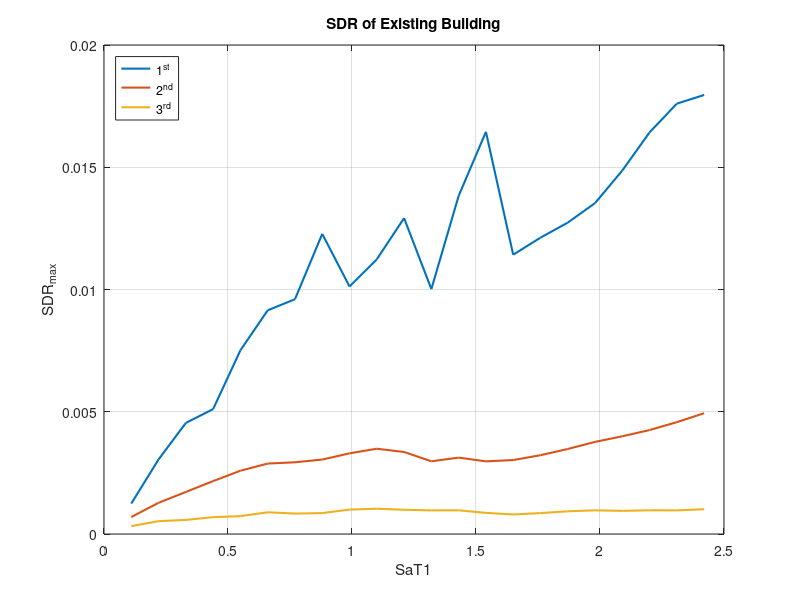
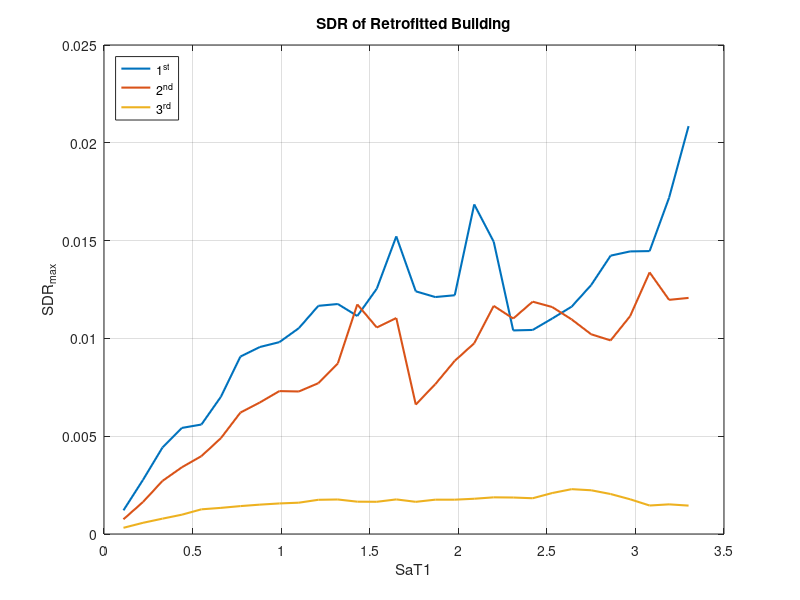
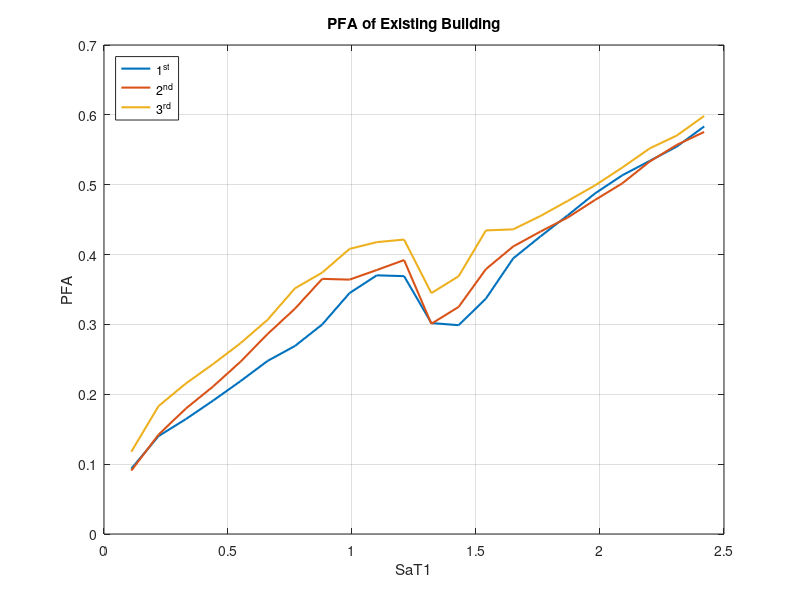
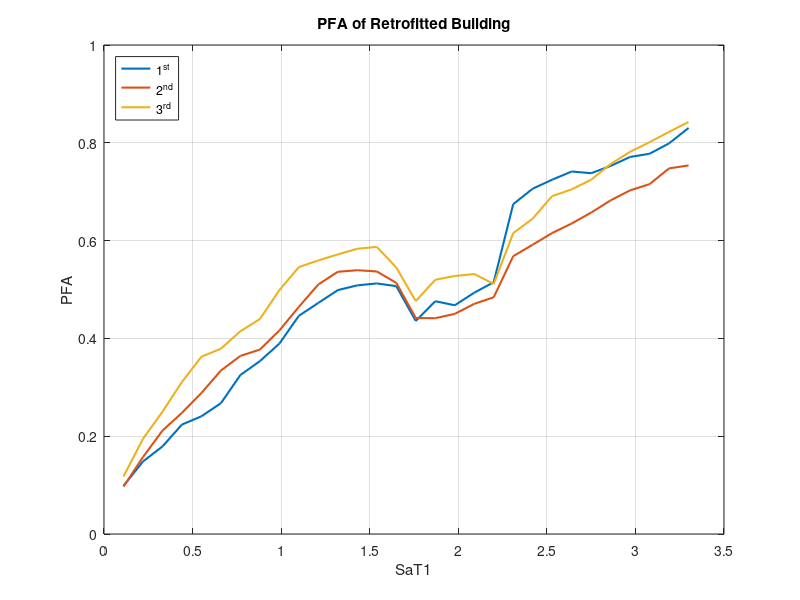

MATLAB code to generate these figures, in order: (Note: this script raises an error after producing the figures.)
% CEE244_Final_Project_Part b to part o ;Weiyang_Bai

clear all; close all; clc
load ExistingBuildingPSDAData
load RetrofittedBuildingPSDAData

% EB = ExistingBuilding; RB = RetrofittedBuilding
% Story Drift Ratio
EB_SDRs=ExistingBuildingPSDAData.SDRs;
RB_SDRs=RetrofittedBuildingPSDAData.SDRs;

% Peak floor acceleration
EB_PFAs=ExistingBuildingPSDAData.PFAs;
RB_PFAs=RetrofittedBuildingPSDAData.PFAs;

% incremental dynamic analyses (IDAs) (Ground Motion)
EB_IDASas=ExistingBuildingPSDAData.IDASas;
RB_IDASas=RetrofittedBuildingPSDAData.IDASas;

% Collapse intensity associated
EB_CSas=ExistingBuildingPSDAData.CollapseSas;
RB_CSas=RetrofittedBuildingPSDAData.CollapseSas;

% Number of Sas (intensity levels)
EB_NSas=ExistingBuildingPSDAData.NumberOfSasRun;
RB_NSas=RetrofittedBuildingPSDAData.NumberOfSasRun;

% intensity levels to be used for non-collapse losses
EB_NCL=ExistingBuildingPSDAData.imsForNonCollapseLosses;
RB_NCL=RetrofittedBuildingPSDAData.imsForNonCollapseLosses;

%% extract data 
NS=3; % number of stories
%% Existing Building
% SDR data (story drift ratio)
EB_SDR_STORE={{}}; % the first layer of 3 cell is story 1, 2 & 3; Second layer is ground motion starting from 0.11g 
for i=1:NS
    for j=1:length(EB_NCL) 
            temp=[];
        for k=1:length(EB_SDRs)
            if j<=EB_NSas(k)
                temp=[temp,EB_SDRs{k}(j,i)];
            end
        end
        EB_SDR_STORE{i}{j}=temp;
    end
end
% Mean value of each ground motion
for i=1:NS
    for j=1:length(EB_NCL)
    mean_EB_SDR{i}(j)=mean(EB_SDR_STORE{i}{j});
    end
end
% Stander diviation of each ground motion
for i=1:NS
    for j=1:length(EB_NCL)
    std_EB_SDR{i}(j)=std(EB_SDR_STORE{i}{j});
    end
end

% PFA data (peak floor acceleration)
EB_PFA_STORE={{}}; % the first layer of 3 cell is story 1, 2 & 3; Second layer is ground motion starting from 0.11g 
for i=1:NS
    for j=1:length(EB_NCL) 
            temp=[];
        for k=1:length(EB_PFAs)
            if j<=EB_NSas(k)
                temp=[temp,EB_PFAs{k}(j,i)];
            end               
        end
        EB_PFA_STORE{i}{j}=temp;
    end
end
% Mean value of each ground motion
for i=1:NS
    for j=1:length(EB_NCL)
    mean_EB_PFA{i}(j)=mean(EB_PFA_STORE{i}{j});
    end
end
% Stander diviation of each ground motion
for i=1:NS
    for j=1:length(EB_NCL)
    std_EB_PFA{i}(j)=std(EB_PFA_STORE{i}{j});
    end
end


%% Retrofitted Building
RB_SDR_STORE={{}}; % same as EB_SDR_STORE={{}}
for i=1:NS
    for j=1:length(RB_NCL) 
            temp=[];
        for k=1:length(RB_SDRs)
            if j<=RB_NSas(k)
                temp=[temp,RB_SDRs{k}(j,i)];
            end               
        end
        RB_SDR_STORE{i}{j}=temp;
    end
end
% Mean value of each ground motion
for i=1:NS
    for j=1:length(RB_NCL)
    mean_RB_SDR{i}(j)=mean(RB_SDR_STORE{i}{j});
    end
end
% Stander diviation of each ground motion
for i=1:NS
    for j=1:length(RB_NCL)
    std_RB_SDR{i}(j)=std(RB_SDR_STORE{i}{j});
    end
end
% PFA data (peak floor acceleration)
RB_PFA_STORE={{}}; % the first layer of 3 cell is story 1, 2 & 3; Second layer is ground motion starting from 0.11g 
for i=1:NS
    for j=1:length(RB_NCL) 
            temp=[];
        for k=1:length(RB_PFAs)
            if j<=RB_NSas(k)
                temp=[temp,RB_PFAs{k}(j,i)];
            end               
        end
        RB_PFA_STORE{i}{j}=temp;
    end
end
% Mean value of each ground motion
for i=1:NS
    for j=1:length(RB_NCL)
    mean_RB_PFA{i}(j)=mean(RB_PFA_STORE{i}{j});
    end
end
% Stander diviation of each ground motion
for i=1:NS
    for j=1:length(RB_NCL)
    std_RB_PFA{i}(j)=std(RB_PFA_STORE{i}{j});
    end
end

%% part b)%%%%%%%%%%%%%%%%%%%%%%%%%%%%% Plot the expected maximum story drift (SDR) vs. ground motion intensity %%%%%%%%%%%%%%%%%%%%%%%%%%%%%%%%%%%%%%%%%%%%%%%%%%%%%%%%%%%%%%%%%%%%%%%%%
% Existing Building
figure
for i=1:NS
    plot(EB_NCL,mean_EB_SDR{i},'linewidth',1.5)            
    hold on;
end
box on; grid on;
legend('1^{st}','2^{nd}','3^{rd}','location','northwest') 
xlabel('SaT1')
ylabel('SDR_{max}')
title('SDR of Existing Building')
cd figure
saveas (gcf,'P_b1.jpg')
cd ..

% Retrofitted Building
figure
for i=1:NS
    plot(RB_NCL,mean_RB_SDR{i},'linewidth',1.5)            
    hold on;
end
box on; grid on;
legend('1^{st}','2^{nd}','3^{rd}','location','northwest') 
xlabel('SaT1')
ylabel('SDR_{max}')
title('SDR of Retrofitted Building')
cd figure
saveas (gcf,'P_b2.jpg')
cd ..

%% part c)%%%%%%%%%%%%%%%%%%%%%%%%%%%%% plot expected peak floor acceleration (PFA) vs. ground motion intensity %%%%%%%%%%%%%%%%%%%%%%%%%%%%%%%%%%%%%%%%%%%%%%%%%%%%%%%%%%%%%%%%%%%%%%%%%
% Existing Building
figure
% subplot (2,1,1)
for i=1:NS
    plot(EB_NCL,mean_EB_PFA{i},'linewidth',1.5)            
    hold on;
end
box on; grid on;
legend('1^{st}','2^{nd}','3^{rd}','location','northwest') 
xlabel('SaT1')
ylabel('PFA')
title('PFA of Existing Building')
cd figure
saveas (gcf,'P_c1.jpg')
cd ..


% Retrofitted Building
% subplot (2,1,2)
figure
for i=1:NS
    plot(RB_NCL,mean_RB_PFA{i},'linewidth',1.5)            
    hold on;
end
box on; grid on;
legend('1^{st}','2^{nd}','3^{rd}','location','northwest') 
xlabel('SaT1')
ylabel('PFA')
title('PFA of Retrofitted Building')
cd figure
saveas (gcf,'P_c2.jpg')
cd ..

%% part d)%%%%%%%%%%%%%%%%%%%%%%%%%%%%% probability of exceedance P(SDR_max > sdr_max) vs. maximum story drift %%%%%%%%%%%%%%%%%%%%%%%%%%%%%%%%%%%%%%%%%%%%%%%%%%%%%%%%%%%%%%%%%%%%%%%%%
% Existing Building
sdr=linspace(0,0.2,1000);
for i=1:NS
    for j=1:length(EB_NCL)
        sigma_ln_EB_SDR{i}(j)=sqrt(log((std_EB_SDR{i}(j)/mean_EB_SDR{i}(j))^2+1));
        u_ln_EB_SDR{i}(j)=log(mean_EB_SDR{i}(j))-1/2*sigma_ln_EB_SDR{i}(j)^2;
        P_EB_SDR{i}{j}=1-logncdf(sdr,u_ln_EB_SDR{i}(j),sigma_ln_EB_SDR{i}(j));
    end
end
figure
for i=1:NS   
    subplot(3,1,i)
    plot(sdr,P_EB_SDR{i}{1},sdr,P_EB_SDR{i}{5},sdr,P_EB_SDR{i}{9})
    box on; grid on;
    xlabel('sdr_{max}')
    ylabel('Probability of exceedance')
    title(['Probability of Exceedance SDR-EB ',num2str(i),'^{st} Floor'])
    legend('Sa_{T1} = 0.11g','Sa_{T1} = 0.55g','Sa_{T1} = 0.99g')
    xlim([0 0.02])
end        
cd figure
saveas(gcf,sprintf('P_d1.jpg',i))
cd ..
% Retrofitted Building
for i=1:NS
    for j=1:length(RB_NCL)
        sigma_ln_RB_SDR{i}(j)=sqrt(log((std_RB_SDR{i}(j)/mean_RB_SDR{i}(j))^2+1));
        u_ln_RB_SDR{i}(j)=log(mean_RB_SDR{i}(j))-1/2*sigma_ln_RB_SDR{i}(j)^2;
        P_RB_SDR{i}{j}=1-logncdf(sdr,u_ln_RB_SDR{i}(j),sigma_ln_RB_SDR{i}(j));
    end
end
figure
for i=1:NS
    subplot(3,1,i)
    plot(sdr,P_RB_SDR{i}{1},sdr,P_RB_SDR{i}{5},sdr,P_RB_SDR{i}{9})
    box on; grid on;
    xlabel('sdr_{max}')
    ylabel('Probability of exceedance')
    title(['Probability of Exceedance SDR-RB ',num2str(i),'^{st} Floor'])
    legend('Sa_{T1} = 0.11g','Sa_{T1} = 0.55g','Sa_{T1} = 0.99g')
    xlim([0 0.02])
end        
cd figure
saveas(gcf,sprintf('P_d2.jpg',i))
cd ..
%% part e)%%%%%%%%%%%%%%%%%%%%%%%%%%%%% probability of exceedance P(PFA > pfa) vs. peak floor acceleration %%%%%%%%%%%%%%%%%%%%%%%%%%%%%%%%%%%%%%%%%%%%%%%%%%%%%%%%%%%%%%%%%%%%%%%%%
% Existing Building
pfa=linspace(0,10,1000);
for i=1:NS
    for j=1:length(EB_NCL)
        sigma_ln_EB_PFA{i}(j)=sqrt(log((std_EB_PFA{i}(j)/mean_EB_PFA{i}(j))^2+1));
        u_ln_EB_PFA{i}(j)=log(mean_EB_PFA{i}(j))-1/2*sigma_ln_EB_PFA{i}(j)^2;
        P_EB_PFA{i}{j}=1-logncdf(pfa,u_ln_EB_PFA{i}(j),sigma_ln_EB_PFA{i}(j));
    end
end
figure
for i=1:NS
    subplot(3,1,i)
    plot(pfa,P_EB_PFA{i}{1},pfa,P_EB_PFA{i}{5},pfa,P_EB_PFA{i}{9})
    box on; grid on;
    xlabel('pfa')
    ylabel('Probability of exceedance')
    title(['Probability of Exceedance PFA-EB ',num2str(i),'^{st} Floor'])
    legend('Sa_{T1} = 0.11g','Sa_{T1} = 0.55g','Sa_{T1} = 0.99g')
    xlim ([0 1])
end      
cd figure
saveas(gcf,sprintf('P_e1.jpg',i))
cd ..

% Retrofitted Building
for i=1:NS
    for j=1:length(RB_NCL)
        sigma_ln_RB_PFA{i}(j)=sqrt(log((std_RB_PFA{i}(j)/mean_RB_PFA{i}(j))^2+1));
        u_ln_RB_PFA{i}(j)=log(mean_RB_PFA{i}(j))-1/2*sigma_ln_RB_PFA{i}(j)^2;
        P_RB_PFA{i}{j}=1-logncdf(pfa,u_ln_RB_PFA{i}(j),sigma_ln_RB_PFA{i}(j));
    end
end
figure
for i=1:NS
    subplot(3,1,i)
    plot(pfa,P_RB_PFA{i}{1},pfa,P_RB_PFA{i}{5},pfa,P_RB_PFA{i}{9})
    box on; grid on;
    xlabel('pfa')
    ylabel('Probability of exceedance')
    title(['Probability of Exceedance PFA-RB ',num2str(i),'^{st} Floor'])
    legend('Sa_{T1} = 0.11g','Sa_{T1} = 0.55g','Sa_{T1} = 0.99g')
    xlim ([0 1])
end 
cd figure
saveas(gcf,sprintf('P_e2.jpg',i))
cd ..
%% part f)%%%%%%%%%%%%%%%%%%%%%%%%%%%%% collapse fragility function %%%%%%%%%%%%%%%%%%%%%%%%%%%%%%%%%%%%%%%%%%%%%%%%%%%%%%%%%%%%%%%%%%%%%%%%%
load PSHA.mat
% Existing Building
% Empirical & lognormal function
sort_EB_CSas=sort(EB_CSas); % sort the SaT1 (ground motion)
for i=1:length(EB_CSas)
    Rank_EB(i)=i/length(EB_CSas);
end
mean_EB_CSas=mean(EB_CSas);
std_EB_CSas=std(EB_CSas);
sigma_ln_EB_CSas=sqrt(log((std_EB_CSas/mean_EB_CSas)^2+1));
u_ln_EB_CSas=log(mean_EB_CSas)-1/2*sigma_ln_EB_CSas^2;
P_EB_Collapse=logncdf(SaT1,u_ln_EB_CSas,sigma_ln_EB_CSas);
% a. Probability of collapse at the MCE
% building A & B 
P_EB_MCE_A=interp1(SaT1,P_EB_Collapse,MCE_A);
P_EB_MCE_B=interp1(SaT1,P_EB_Collapse,MCE_B);
figure
plot (sort_EB_CSas,Rank_EB,'ro',SaT1,P_EB_Collapse,'linewidth',1.5),hold on;
box on;grid on;
plot(MCE_A,P_EB_MCE_A,'g^','linewidth',1.5);
text(MCE_A+0.2,P_EB_MCE_A,['P(C|IM = Sa_{T1}(',num2str(MCE_A),')',' = ',num2str(P_EB_MCE_A)])
xlabel('Sa_{T1}(g)')
ylabel('Probability of Collapse')
legend('Empirical','Lognormal','Sa_{T1}(MCE)','location','northwest')
title('MCE-A of EB Building')
cd figure
saveas(gcf,'P_f1.jpg')
cd ..

figure
plot (sort_EB_CSas,Rank_EB,'ro',SaT1,P_EB_Collapse,'linewidth',1.5),hold on;
box on;grid on;
plot(MCE_B,P_EB_MCE_B,'g^','linewidth',1.5);
text(MCE_B+0.2,P_EB_MCE_B,['P(C|IM = Sa_{T1}(',num2str(MCE_B),')',' = ',num2str(P_EB_MCE_B)])
xlabel('Sa_{T1}(g)')
ylabel('Probability of Collapse')
legend('Empirical','Lognormal','Sa_{T1}(MCE)','location','northwest')
title('MCE-B of EB Building')
cd figure
saveas(gcf,'P_f2.jpg')
cd ..

% b. The median collapse intensity
P_EB_median=0.5;
SaT1_EB_median=interp1(P_EB_Collapse,SaT1,P_EB_median);
figure
plot (sort_EB_CSas,Rank_EB,'ro',SaT1,P_EB_Collapse,'linewidth',1.5),hold on;
box on;grid on;
plot(SaT1_EB_median,P_EB_median,'ks','linewidth',1.5);
text(SaT1_EB_median+0.2,P_EB_median,['Sa_{T1}(median) = ',num2str(SaT1_EB_median)])
xlabel('Sa_{T1}(g)')
ylabel('Probability of Collapse')
legend('Empirical','Lognormal','Sa_{T1}(median)','location','northwest')
title('Median Collapse Intensity of EB Building')
cd figure
saveas(gcf,'P_f3.jpg')
cd ..
% c. CMR the collaps margin ratio
CMR_EB_A=SaT1_EB_median/MCE_A;
CMR_EB_B=SaT1_EB_median/MCE_B;
% d. The mean annual frequency of collapse
for i =1:length(P_PSHA_A)
    if i==1
        d_lambda_A(i)=P_PSHA_A(i)/dIM;
        d_lambda_B(i)=P_PSHA_B(i)/dIM;
    else if i==length(P_PSHA_A)
        d_lambda_A(i)=(P_PSHA_A(i)-P_PSHA_A(i-1))/dIM;
        d_lambda_B(i)=(P_PSHA_B(i)-P_PSHA_B(i-1))/dIM;
        else
        d_lambda_A(i)=(P_PSHA_A(i+1)-P_PSHA_A(i-1))/(dIM*2);
        d_lambda_B(i)=(P_PSHA_B(i+1)-P_PSHA_B(i-1))/(dIM*2);
        end
    end
end
for i=1:length(P_EB_Collapse)    
    lambdaC_EB_A(i)=P_EB_Collapse(i)*abs(d_lambda_A(i));   
    lambdaC_EB_B(i)=P_EB_Collapse(i)*abs(d_lambda_B(i));   
end
MAF_EB_A=sum(lambdaC_EB_A)*dIM; % Annual frequency of collapse for EB A
MAF_EB_B=sum(lambdaC_EB_B)*dIM; % Annual frequency of collapse for EB A
disp (['part f_d']);
disp (['Annual frequency of collapse for EB A is ',num2str(MAF_EB_A)]);
disp (['Annual frequency of collapse for EB B is ',num2str(MAF_EB_B)]);
figure
plot (SaT1,lambdaC_EB_A,'linewidth',1.5);box on;grid on;
xlabel('Sa_{T1}(g)')
ylabel('P(C|IM=x)x d\lambda/dIM')
title('EB-A Disaggregation of Collapse Risk')
cd figure
saveas(gcf,'P_f4.jpg')
cd ..

figure
plot (SaT1,lambdaC_EB_B,'linewidth',1.5);box on;grid on;
xlabel('Sa_{T1}(g)')
ylabel('P(C|IM=x)x d\lambda/dIM')
title('EB-B Disaggregation of Collapse Risk')
cd figure
saveas(gcf,'P_f5.jpg')
cd ..
% Retrofitted Building
sort_RB_CSas=sort(RB_CSas); % sort the SaT1 (ground motion)
for i=1:length(RB_CSas)
    Rank_RB(i)=i/length(RB_CSas);
end
mean_RB_CSas=mean(RB_CSas);
std_RB_CSas=std(RB_CSas);
sigma_ln_RB_CSas=sqrt(log((std_RB_CSas/mean_RB_CSas)^2+1));
u_ln_RB_CSas=log(mean_RB_CSas)-1/2*sigma_ln_RB_CSas^2;
P_RB_Collapse=logncdf(SaT1,u_ln_RB_CSas,sigma_ln_RB_CSas);
% a. Probability of collapse at the MCE
% building A & B 
P_RB_MCE_A=interp1(SaT1,P_RB_Collapse,MCE_A);
P_RB_MCE_B=interp1(SaT1,P_RB_Collapse,MCE_B);
figure
plot (sort_RB_CSas,Rank_RB,'ro',SaT1,P_RB_Collapse,'linewidth',1.5),hold on;
box on;grid on;
plot(MCE_A,P_RB_MCE_A,'g^','linewidth',1.5);
text(MCE_A+0.2,P_RB_MCE_A,['P(C|IM = Sa_{T1}(',num2str(MCE_A),')',' = ',num2str(P_RB_MCE_A)])
xlabel('Sa_{T1}(g)')
ylabel('Probability of Collapse')
legend('Empirical','Lognormal','Sa_{T1}(MCE)','location','northwest')
title('MCE-A of RB Building')
cd figure
saveas(gcf,'P_f6.jpg')
cd ..
figure
plot (sort_RB_CSas,Rank_RB,'ro',SaT1,P_RB_Collapse,'linewidth',1.5),hold on;
box on;grid on;
plot(MCE_B,P_RB_MCE_B,'g^','linewidth',1.5);
text(MCE_B+0.2,P_RB_MCE_B,['P(C|IM = Sa_{T1}(',num2str(MCE_B),')',' = ',num2str(P_RB_MCE_B)])
xlabel('Sa_{T1}(g)')
ylabel('Probability of Collapse')
legend('Empirical','Lognormal','Sa_{T1}(MCE)','location','northwest')
title('MCE-B of RB Building')
cd figure
saveas(gcf,'P_f7.jpg')
cd ..
% b. The median collapse intensity
P_RB_median=0.5;
SaT1_RB_median=interp1(P_RB_Collapse,SaT1,P_RB_median);
figure
plot (sort_RB_CSas,Rank_RB,'ro',SaT1,P_RB_Collapse,'linewidth',1.5),hold on;
box on;grid on;
plot(SaT1_RB_median,P_RB_median,'ks','linewidth',1.5);
text(SaT1_RB_median+0.2,P_RB_median,['Sa_{T1}(median) = ',num2str(SaT1_RB_median)])
xlabel('Sa_{T1}(g)')
ylabel('Probability of Collapse')
legend('Empirical','Lognormal','Sa_{T1}(median)','location','northwest')
title('Median Collapse Intensity of RB Building')
cd figure
saveas(gcf,'P_f8.jpg')
cd ..
% c. CMR the collaps margin ratio
CMR_RB_A=SaT1_RB_median/MCE_A;
CMR_RB_B=SaT1_RB_median/MCE_B;
% d. The mean annual frequency of collapse
for i =1:length(P_PSHA_A)
    if i==1
        d_lambda_A(i)=P_PSHA_A(i)/dIM;
        d_lambda_B(i)=P_PSHA_B(i)/dIM;
    else if i==length(P_PSHA_A)
        d_lambda_A(i)=(P_PSHA_A(i)-P_PSHA_A(i-1))/dIM;
        d_lambda_B(i)=(P_PSHA_B(i)-P_PSHA_B(i-1))/dIM;
        else
        d_lambda_A(i)=(P_PSHA_A(i+1)-P_PSHA_A(i-1))/(dIM*2);
        d_lambda_B(i)=(P_PSHA_B(i+1)-P_PSHA_B(i-1))/(dIM*2);
        end
    end
    
end
for i=1:length(P_EB_Collapse)    
    lambdaC_RB_A(i)=P_RB_Collapse(i)*abs(d_lambda_A(i));   
    lambdaC_RB_B(i)=P_RB_Collapse(i)*abs(d_lambda_B(i));   
end
MAF_RB_A=sum(lambdaC_RB_A)*dIM; % Annual frequency of collapse for EB A
MAF_RB_B=sum(lambdaC_RB_B)*dIM; % Annual frequency of collapse for EB A
disp (['Annual frequency of collapse for RB A is ',num2str(MAF_RB_A)]);
disp (['Annual frequency of collapse for RB B is ',num2str(MAF_RB_B)]);
figure
plot (SaT1,lambdaC_RB_A,'linewidth',1.5);box on;grid on;
xlabel('Sa_{T1}(g)')
ylabel('P(C|IM=x)x d\lambda/dIM')
title('RB-A Disaggregation of Collapse Risk')
cd figure
saveas(gcf,'P_f9.jpg')
cd ..
figure
plot (SaT1,lambdaC_RB_B,'linewidth',1.5);box on;grid on;
xlabel('Sa_{T1}(g)')
ylabel('P(C|IM=x)x d\lambda/dIM')
title('RB-B Disaggregation of Collapse Risk')
cd figure
saveas(gcf,'P_f10.jpg')
cd ..

%% part g)%%%%%%%%%%%%%%%%%%%%%%%%%%%%% Damage fragility functions for structural and non-structural and equapment %%%%%%%%%%%%%%%%%%%%%%%%%%%%%%%%%%%%%%%%%%%%%%%%%%%%%%%%%%%%%%%%%%%%%%%%%
% structural components
sdr=linspace(0,0.2,1000);
SC_DS1=log(0.005);
SC_DS2=log(0.015);
SC_DS3=log(0.02);
SC_DS4=log(0.05);
SC_std_DS=0.3;
P_SC_DS1=logncdf(sdr,SC_DS1,SC_std_DS);
P_SC_DS2=logncdf(sdr,SC_DS2,SC_std_DS);
P_SC_DS3=logncdf(sdr,SC_DS3,SC_std_DS);
P_SC_DS4=logncdf(sdr,SC_DS4,SC_std_DS);
figure
plot(sdr,P_SC_DS1,sdr,P_SC_DS2,sdr,P_SC_DS3,sdr,P_SC_DS4,'linewidth',1.5);box on; grid on;
xlabel('SDR')
ylabel('P(DS|SDR)')
legend('DS1','DS2','DS3','DS4','location','southeast')
title ('Damage Fragility Function of Structural Components')
cd figure
saveas(gcf,'P_g1.jpg')
cd ..
% non-structural components
NSC_DS1=log(0.001);
NSC_DS2=log(0.005);
NSC_DS3=log(0.015);
NSC_DS4=log(0.025);
NSC_std_DS=0.4;
P_NSC_DS1=logncdf(sdr,NSC_DS1,NSC_std_DS);
P_NSC_DS2=logncdf(sdr,NSC_DS2,NSC_std_DS);
P_NSC_DS3=logncdf(sdr,NSC_DS3,NSC_std_DS);
P_NSC_DS4=logncdf(sdr,NSC_DS4,NSC_std_DS);
figure
plot(sdr,P_NSC_DS1,sdr,P_NSC_DS2,sdr,P_NSC_DS3,sdr,P_NSC_DS4,'linewidth',1.5);box on; grid on;
xlabel('SDR')
ylabel('P(DS|SDR)')
legend('DS1','DS2','DS3','DS4','location','southeast')
title ('Damage Fragility Function of Non-Structural Components')
cd figure
saveas(gcf,'P_g2.jpg')
cd ..
% equipment components
pfa=linspace(0,10,1000);
EC_DS1=log(0.1);
EC_DS2=log(0.5);
EC_DS3=log(1.2);
EC_DS4=log(2.0);
EC_std_DS=0.6;
P_EC_DS1=logncdf(pfa,EC_DS1,EC_std_DS);
P_EC_DS2=logncdf(pfa,EC_DS2,EC_std_DS);
P_EC_DS3=logncdf(pfa,EC_DS3,EC_std_DS);
P_EC_DS4=logncdf(pfa,EC_DS4,EC_std_DS);
figure
plot(pfa,P_EC_DS1,pfa,P_EC_DS2,pfa,P_EC_DS3,pfa,P_EC_DS4,'linewidth',1.5);box on; grid on;
xlabel('PFA')
ylabel('P(DS|PFA)')
legend('DS1','DS2','DS3','DS4','location','southeast')
title ('Damage Fragility Function of Equipment Components')
cd figure
saveas(gcf,'P_g3.jpg')
cd ..

%% part h)%%%%%%%%%%%%%%%%%%%%%%%%%%%%%  the expected non-collapse direct(downtime not included) losses %%%%%%%%%%%%%%%%%%%%%%%%%%%%%%%%%%%%%%%%%%%%%%%%%%%%%%%%%%%%%%%%%%%%%%%%%
LT_A=1500000;
LT_B=6000000;
% loss due to structural
E_LST_A=[0.08 0.25 0.7 1]*LT_A/3*0.25; % [DS1 DS2 DS3 DS4]; building A at each floor
E_LST_B=[0.08 0.25 0.7 1]*LT_B/3*0.25; % [DS1 DS2 DS3 DS4]; building B at each floor
for i=1:length(P_SC_DS1)
    PSC_DS0(i)=1-P_SC_DS1(i);
    PSC_DS1(i)=P_SC_DS1(i)-P_SC_DS2(i);
    PSC_DS2(i)=P_SC_DS2(i)-P_SC_DS3(i);
    PSC_DS3(i)=P_SC_DS3(i)-P_SC_DS4(i);
    PSC_DS4(i)=P_SC_DS4(i);
end
PSC_DS=[PSC_DS0;PSC_DS1;PSC_DS2;PSC_DS3;PSC_DS4];

L_SC_DS_A=PSC_DS1*E_LST_A(1)+PSC_DS2*E_LST_A(2)+PSC_DS3*E_LST_A(3)+PSC_DS4*E_LST_A(4); % Expected Loss for interior Partion; building A
L_SC_DS_B=PSC_DS1*E_LST_B(1)+PSC_DS2*E_LST_B(2)+PSC_DS3*E_LST_B(3)+PSC_DS4*E_LST_B(4); % Expected Loss for interior Partion; building B
% Existing Building
E_SaT1_SC_EB_A={}; % E[Li|SaT1]; Expected Loss conditioned on each ground motion intensity; building A
E_SaT1_SC_EB_B={}; % E[Li|SaT1]; Expected Loss conditioned on each ground motion intensity; building B
for i=1:NS
    for j=1:length(EB_NCL)
        for k=1:length(P_EB_SDR{i}{j})                                
            if k==1
                E_SaT1_SC_EB_A_temp{i}{j}(k)=abs(L_SC_DS_A(k)*(P_EB_SDR{i}{j}(k+1)-P_EB_SDR{i}{j}(k))/(0.0002));
                E_SaT1_SC_EB_B_temp{i}{j}(k)=abs(L_SC_DS_B(k)*(P_EB_SDR{i}{j}(k+1)-P_EB_SDR{i}{j}(k))/(0.0002));
            elseif k == length(P_RB_SDR{i}{j})
               E_SaT1_SC_EB_A_temp{i}{j}(k)=abs(L_SC_DS_A(k)*(P_EB_SDR{i}{j}(k)-P_EB_SDR{i}{j}(k-1))/(0.0002));
               E_SaT1_SC_EB_B_temp{i}{j}(k)=abs(L_SC_DS_B(k)*(P_EB_SDR{i}{j}(k)-P_EB_SDR{i}{j}(k-1))/(0.0002));
            else
               E_SaT1_SC_EB_A_temp{i}{j}(k)=abs(L_SC_DS_A(k)*(P_EB_SDR{i}{j}(k+1)-P_EB_SDR{i}{j}(k-1))/(2*0.0002));
               E_SaT1_SC_EB_B_temp{i}{j}(k)=abs(L_SC_DS_B(k)*(P_EB_SDR{i}{j}(k+1)-P_EB_SDR{i}{j}(k-1))/(2*0.0002));
            end
        end
        E_SaT1_SC_EB_A{i}(j)=sum(E_SaT1_SC_EB_A_temp{i}{j})*(0.0002);
        E_SaT1_SC_EB_B{i}(j)=sum(E_SaT1_SC_EB_B_temp{i}{j})*(0.0002);
    end
end
P_EB_NC=1-interp1(SaT1,P_EB_Collapse,EB_NCL'); % probability of non-collapse on each SaT1 level (0.11g 0.22g...)
NC_Loss_SC_EB_A=(E_SaT1_SC_EB_A{1}+E_SaT1_SC_EB_A{2}+E_SaT1_SC_EB_A{3}).*P_EB_NC; % E[Lst|SaT1,NC]*P(NC|SaT1)
NC_Loss_SC_EB_B=(E_SaT1_SC_EB_B{1}+E_SaT1_SC_EB_B{2}+E_SaT1_SC_EB_B{3}).*P_EB_NC;

% Retrofitted Building
E_SaT1_SC_RB_A={}; % E[Li|SaT1]; Expected Loss conditioned on each ground motion intensity; building A
E_SaT1_SC_RB_B={}; % E[Li|SaT1]; Expected Loss conditioned on each ground motion intensity; building B
for i=1:NS
    for j=1:length(RB_NCL)
       for k=1:length(P_RB_SDR{i}{j})
           if k==1
                E_SaT1_SC_RB_A_temp{i}{j}(k)=abs(L_SC_DS_A(k)*(P_RB_SDR{i}{j}(k+1)-P_RB_SDR{i}{j}(k))/(0.0002));
                E_SaT1_SC_RB_B_temp{i}{j}(k)=abs(L_SC_DS_B(k)*(P_RB_SDR{i}{j}(k+1)-P_RB_SDR{i}{j}(k))/(0.0002));
            elseif k == length(P_RB_SDR{i}{j})
               E_SaT1_SC_RB_A_temp{i}{j}(k)=abs(L_SC_DS_A(k)*(P_RB_SDR{i}{j}(k)-P_RB_SDR{i}{j}(k-1))/(0.0002));
               E_SaT1_SC_RB_B_temp{i}{j}(k)=abs(L_SC_DS_B(k)*(P_RB_SDR{i}{j}(k)-P_RB_SDR{i}{j}(k-1))/(0.0002));
            else
               E_SaT1_SC_RB_A_temp{i}{j}(k)=abs(L_SC_DS_A(k)*(P_RB_SDR{i}{j}(k+1)-P_RB_SDR{i}{j}(k-1))/(2*0.0002));
               E_SaT1_SC_RB_B_temp{i}{j}(k)=abs(L_SC_DS_B(k)*(P_RB_SDR{i}{j}(k+1)-P_RB_SDR{i}{j}(k-1))/(2*0.0002));
           end
        end
        E_SaT1_SC_RB_A{i}(j)=sum(E_SaT1_SC_RB_A_temp{i}{j})*(0.0002);
        E_SaT1_SC_RB_B{i}(j)=sum(E_SaT1_SC_RB_B_temp{i}{j})*(0.0002);
    end
end
P_RB_NC=1-interp1(SaT1,P_RB_Collapse,RB_NCL'); % probability of non-collapse on each SaT1 level (0.11g 0.22g...)
NC_Loss_SC_RB_A=(E_SaT1_SC_RB_A{1}+E_SaT1_SC_RB_A{2}+E_SaT1_SC_RB_A{3}).*P_RB_NC; % E[Lst|SaT1,NC]*P(NC|SaT1)
NC_Loss_SC_RB_B=(E_SaT1_SC_RB_B{1}+E_SaT1_SC_RB_B{2}+E_SaT1_SC_RB_B{3}).*P_RB_NC;

% loss due to non structural
E_LST_A=[0.12 0.2 0.6 1]*LT_A/3*0.5; % [DS1 DS2 DS3 DS4]; building A at each floor
E_LST_B=[0.12 0.2 0.6 1]*LT_B/3*0.5; % [DS1 DS2 DS3 DS4]; building B at each floor
for i=1:length(P_NSC_DS1)
    PNSC_DS0(i)=1-P_NSC_DS1(i);
    PNSC_DS1(i)=P_NSC_DS1(i)-P_NSC_DS2(i);
    PNSC_DS2(i)=P_NSC_DS2(i)-P_NSC_DS3(i);
    PNSC_DS3(i)=P_NSC_DS3(i)-P_NSC_DS4(i);
    PNSC_DS4(i)=P_NSC_DS4(i);
end
PNSC_DS=[PNSC_DS0;PNSC_DS1;PNSC_DS2;PNSC_DS3;PNSC_DS4];

L_NSC_DS_A=PNSC_DS1*E_LST_A(1)+PNSC_DS2*E_LST_A(2)+PNSC_DS3*E_LST_A(3)+PNSC_DS4*E_LST_A(4); % Expected Loss for interior Partion; building A
L_NSC_DS_B=PNSC_DS1*E_LST_B(1)+PNSC_DS2*E_LST_B(2)+PNSC_DS3*E_LST_B(3)+PNSC_DS4*E_LST_B(4); % Expected Loss for interior Partion; building B
% Existing Building
E_SaT1_NSC_EB_A={}; % E[Li|SaT1]; Expected Loss conditioned on each ground motion intensity; building A
E_SaT1_NSC_EB_B={}; % E[Li|SaT1]; Expected Loss conditioned on each ground motion intensity; building B
for i=1:NS
    for j=1:length(EB_NCL)
        for k=1:length(P_EB_SDR{i}{j})                                
            if k==1
                E_SaT1_NSC_EB_A_temp{i}{j}(k)=abs(L_NSC_DS_A(k)*(P_EB_SDR{i}{j}(k+1)-P_EB_SDR{i}{j}(k))/(0.0002));
                E_SaT1_NSC_EB_B_temp{i}{j}(k)=abs(L_NSC_DS_B(k)*(P_EB_SDR{i}{j}(k+1)-P_EB_SDR{i}{j}(k))/(0.0002));
            elseif k == length(P_RB_SDR{i}{j})
               E_SaT1_NSC_EB_A_temp{i}{j}(k)=abs(L_NSC_DS_A(k)*(P_EB_SDR{i}{j}(k)-P_EB_SDR{i}{j}(k-1))/(0.0002));
               E_SaT1_NSC_EB_B_temp{i}{j}(k)=abs(L_NSC_DS_B(k)*(P_EB_SDR{i}{j}(k)-P_EB_SDR{i}{j}(k-1))/(0.0002));
            else
               E_SaT1_NSC_EB_A_temp{i}{j}(k)=abs(L_NSC_DS_A(k)*(P_EB_SDR{i}{j}(k+1)-P_EB_SDR{i}{j}(k-1))/(2*0.0002));
               E_SaT1_NSC_EB_B_temp{i}{j}(k)=abs(L_NSC_DS_B(k)*(P_EB_SDR{i}{j}(k+1)-P_EB_SDR{i}{j}(k-1))/(2*0.0002));
            end
        end
        E_SaT1_NSC_EB_A{i}(j)=sum(E_SaT1_NSC_EB_A_temp{i}{j})*(0.0002);
        E_SaT1_NSC_EB_B{i}(j)=sum(E_SaT1_NSC_EB_B_temp{i}{j})*(0.0002);
    end
end
P_EB_NC=1-interp1(SaT1,P_EB_Collapse,EB_NCL'); % probability of non-collapse on each SaT1 level (0.11g 0.22g...)
NC_Loss_NSC_EB_A=(E_SaT1_NSC_EB_A{1}+E_SaT1_NSC_EB_A{2}+E_SaT1_NSC_EB_A{3}).*P_EB_NC; % E[Lst|SaT1,NC]*P(NC|SaT1)
NC_Loss_NSC_EB_B=(E_SaT1_NSC_EB_B{1}+E_SaT1_NSC_EB_B{2}+E_SaT1_NSC_EB_B{3}).*P_EB_NC;

% Retrofitted Building
E_SaT1_NSC_RB_A={}; % E[Li|SaT1]; Expected Loss conditioned on each ground motion intensity; building A
E_SaT1_NSC_RB_B={}; % E[Li|SaT1]; Expected Loss conditioned on each ground motion intensity; building B
for i=1:NS
    for j=1:length(RB_NCL)
       for k=1:length(P_RB_SDR{i}{j})
           if k==1
                E_SaT1_NSC_RB_A_temp{i}{j}(k)=abs(L_NSC_DS_A(k)*(P_RB_SDR{i}{j}(k+1)-P_RB_SDR{i}{j}(k))/(0.0002));
                E_SaT1_NSC_RB_B_temp{i}{j}(k)=abs(L_NSC_DS_B(k)*(P_RB_SDR{i}{j}(k+1)-P_RB_SDR{i}{j}(k))/(0.0002));
            elseif k == length(P_RB_SDR{i}{j})
               E_SaT1_NSC_RB_A_temp{i}{j}(k)=abs(L_NSC_DS_A(k)*(P_RB_SDR{i}{j}(k)-P_RB_SDR{i}{j}(k-1))/(0.0002));
               E_SaT1_NSC_RB_B_temp{i}{j}(k)=abs(L_NSC_DS_B(k)*(P_RB_SDR{i}{j}(k)-P_RB_SDR{i}{j}(k-1))/(0.0002));
            else
               E_SaT1_NSC_RB_A_temp{i}{j}(k)=abs(L_NSC_DS_A(k)*(P_RB_SDR{i}{j}(k+1)-P_RB_SDR{i}{j}(k-1))/(2*0.0002));
               E_SaT1_NSC_RB_B_temp{i}{j}(k)=abs(L_NSC_DS_B(k)*(P_RB_SDR{i}{j}(k+1)-P_RB_SDR{i}{j}(k-1))/(2*0.0002));
           end
        end
        E_SaT1_NSC_RB_A{i}(j)=sum(E_SaT1_NSC_RB_A_temp{i}{j})*(0.0002);
        E_SaT1_NSC_RB_B{i}(j)=sum(E_SaT1_NSC_RB_B_temp{i}{j})*(0.0002);
    end
end
P_RB_NC=1-interp1(SaT1,P_RB_Collapse,RB_NCL'); % probability of non-collapse on each SaT1 level (0.11g 0.22g...)
NC_Loss_NSC_RB_A=(E_SaT1_NSC_RB_A{1}+E_SaT1_NSC_RB_A{2}+E_SaT1_NSC_RB_A{3}).*P_RB_NC; % E[Lst|SaT1,NC]*P(NC|SaT1)
NC_Loss_NSC_RB_B=(E_SaT1_NSC_RB_B{1}+E_SaT1_NSC_RB_B{2}+E_SaT1_NSC_RB_B{3}).*P_RB_NC;

% Loss due to equipment
E_LST_A=[0.25 0.4 0.8 1]*LT_A/3*0.25; % [DS1 DS2 DS3 DS4]; building A at each floor
E_LST_B=[0.25 0.4 0.8 1]*LT_B/3*0.25; % [DS1 DS2 DS3 DS4]; building B at each floor
for i=1:length(P_EC_DS1)
    PEC_DS0(i)=1-P_EC_DS1(i);
    PEC_DS1(i)=P_EC_DS1(i)-P_EC_DS2(i);
    PEC_DS2(i)=P_EC_DS2(i)-P_EC_DS3(i);
    PEC_DS3(i)=P_EC_DS3(i)-P_EC_DS4(i);
    PEC_DS4(i)=P_EC_DS4(i);
end
PSC_DS=[PEC_DS0;PEC_DS1;PEC_DS2;PEC_DS3;PEC_DS4];

L_EC_DS_A=PEC_DS1*E_LST_A(1)+PEC_DS2*E_LST_A(2)+PEC_DS3*E_LST_A(3)+PEC_DS4*E_LST_A(4); % Expected Loss for interior Partion; building A
L_EC_DS_B=PEC_DS1*E_LST_B(1)+PEC_DS2*E_LST_B(2)+PEC_DS3*E_LST_B(3)+PEC_DS4*E_LST_B(4); % Expected Loss for interior Partion; building B
% Existing Building
E_SaT1_EC_EB_A={}; % E[Li|SaT1]; Expected Loss conditioned on each ground motion intensity; building A
E_SaT1_EC_EB_B={}; % E[Li|SaT1]; Expected Loss conditioned on each ground motion intensity; building B
for i=1:NS
    for j=1:length(EB_NCL)
        for k=1:length(P_EB_PFA{i}{j})                                
            if k==1
                E_SaT1_EC_EB_A_temp{i}{j}(k)=abs(L_EC_DS_A(k)*(P_EB_PFA{i}{j}(k+1)-P_EB_PFA{i}{j}(k))/(0.01));
                E_SaT1_EC_EB_B_temp{i}{j}(k)=abs(L_EC_DS_B(k)*(P_EB_PFA{i}{j}(k+1)-P_EB_PFA{i}{j}(k))/(0.01));
            elseif k == length(P_RB_SDR{i}{j})
               E_SaT1_EC_EB_A_temp{i}{j}(k)=abs(L_EC_DS_A(k)*(P_EB_PFA{i}{j}(k)-P_EB_PFA{i}{j}(k-1))/(0.01));
               E_SaT1_EC_EB_B_temp{i}{j}(k)=abs(L_EC_DS_B(k)*(P_EB_PFA{i}{j}(k)-P_EB_PFA{i}{j}(k-1))/(0.01));
            else
               E_SaT1_EC_EB_A_temp{i}{j}(k)=abs(L_EC_DS_A(k)*(P_EB_PFA{i}{j}(k+1)-P_EB_PFA{i}{j}(k-1))/(2*0.01));
               E_SaT1_EC_EB_B_temp{i}{j}(k)=abs(L_EC_DS_B(k)*(P_EB_PFA{i}{j}(k+1)-P_EB_PFA{i}{j}(k-1))/(2*0.01));
            end
        end
        E_SaT1_EC_EB_A{i}(j)=sum(E_SaT1_EC_EB_A_temp{i}{j})*(0.01);
        E_SaT1_EC_EB_B{i}(j)=sum(E_SaT1_EC_EB_B_temp{i}{j})*(0.01);
    end
end
P_EB_NC=1-interp1(SaT1,P_EB_Collapse,EB_NCL'); % probability of non-collapse on each SaT1 level (0.11g 0.22g...)
NC_Loss_EC_EB_A=(E_SaT1_EC_EB_A{1}+E_SaT1_EC_EB_A{2}+E_SaT1_EC_EB_A{3}).*P_EB_NC; % E[Lst|SaT1,NC]*P(NC|SaT1)
NC_Loss_EC_EB_B=(E_SaT1_EC_EB_B{1}+E_SaT1_EC_EB_B{2}+E_SaT1_EC_EB_B{3}).*P_EB_NC;

% Retrofitted Building
E_SaT1_EC_RB_A={}; % E[Li|SaT1]; Expected Loss conditioned on each ground motion intensity; building A
E_SaT1_EC_RB_B={}; % E[Li|SaT1]; Expected Loss conditioned on each ground motion intensity; building B
for i=1:NS
    for j=1:length(RB_NCL)
       for k=1:length(P_RB_PFA{i}{j})
           if k==1
                E_SaT1_EC_RB_A_temp{i}{j}(k)=abs(L_EC_DS_A(k)*(P_RB_PFA{i}{j}(k+1)-P_RB_PFA{i}{j}(k))/(0.01));
                E_SaT1_EC_RB_B_temp{i}{j}(k)=abs(L_EC_DS_B(k)*(P_RB_PFA{i}{j}(k+1)-P_RB_PFA{i}{j}(k))/(0.01));
            elseif k == length(P_RB_SDR{i}{j})
               E_SaT1_EC_RB_A_temp{i}{j}(k)=abs(L_EC_DS_A(k)*(P_RB_PFA{i}{j}(k)-P_RB_PFA{i}{j}(k-1))/(0.01));
               E_SaT1_EC_RB_B_temp{i}{j}(k)=abs(L_EC_DS_B(k)*(P_RB_PFA{i}{j}(k)-P_RB_PFA{i}{j}(k-1))/(0.01));
            else
               E_SaT1_EC_RB_A_temp{i}{j}(k)=abs(L_EC_DS_A(k)*(P_RB_PFA{i}{j}(k+1)-P_RB_PFA{i}{j}(k-1))/(2*0.01));
               E_SaT1_EC_RB_B_temp{i}{j}(k)=abs(L_EC_DS_B(k)*(P_RB_PFA{i}{j}(k+1)-P_RB_PFA{i}{j}(k-1))/(2*0.01));
           end
        end
        E_SaT1_EC_RB_A{i}(j)=sum(E_SaT1_EC_RB_A_temp{i}{j})*(0.01);
        E_SaT1_EC_RB_B{i}(j)=sum(E_SaT1_EC_RB_B_temp{i}{j})*(0.01);
    end
end
P_RB_NC=1-interp1(SaT1,P_RB_Collapse,RB_NCL'); % probability of non-collapse on each SaT1 level (0.11g 0.22g...)
NC_Loss_EC_RB_A=(E_SaT1_EC_RB_A{1}+E_SaT1_EC_RB_A{2}+E_SaT1_EC_RB_A{3}).*P_RB_NC; % E[Lst|SaT1,NC]*P(NC|SaT1)
NC_Loss_EC_RB_B=(E_SaT1_EC_RB_B{1}+E_SaT1_EC_RB_B{2}+E_SaT1_EC_RB_B{3}).*P_RB_NC;

% Total non-collapse cost
NC_TotalLoss_EB_A=NC_Loss_SC_EB_A+NC_Loss_NSC_EB_A+NC_Loss_EC_EB_A;
NC_TotalLoss_EB_B=NC_Loss_SC_EB_B+NC_Loss_NSC_EB_B+NC_Loss_EC_EB_B;
NC_TotalLoss_RB_A=NC_Loss_SC_RB_A+NC_Loss_NSC_RB_A+NC_Loss_EC_RB_A;
NC_TotalLoss_RB_B=NC_Loss_SC_RB_B+NC_Loss_NSC_RB_B+NC_Loss_EC_RB_B;

figure 
plot(EB_NCL,NC_Loss_SC_EB_A,EB_NCL,NC_Loss_NSC_EB_A,EB_NCL,NC_Loss_EC_EB_A,EB_NCL,NC_TotalLoss_EB_A,'linewidth',1.5); box on; grid on;
xlabel ('SaT1 (g)')
ylabel ('Expected Non-Collapse Loss ($)')
legend('Structural','Non-Structural','Equipment')
title ('Existing Building (A)')
cd figure
saveas(gcf,'P_h1.jpg')
cd ..

figure
plot(EB_NCL,NC_Loss_SC_EB_B,EB_NCL,NC_Loss_NSC_EB_B,EB_NCL,NC_Loss_EC_EB_B,EB_NCL,NC_TotalLoss_EB_B,'linewidth',1.5); box on; grid on;
xlabel ('SaT1 (g)')
ylabel ('Expected Non-Collapse Loss ($)')
legend('Structural','Non-Structural','Equipment','Total')
title ('Existing Building (B)')
cd figure
saveas(gcf,'P_h2.jpg')
cd ..

figure 
plot(RB_NCL,NC_Loss_SC_RB_A,RB_NCL,NC_Loss_NSC_RB_A,RB_NCL,NC_Loss_EC_RB_A,RB_NCL,NC_TotalLoss_RB_A,'linewidth',1.5); box on; grid on;
xlabel ('SaT1 (g)')
ylabel ('Expected Non-Collapse Loss ($)')
legend('Structural','Non-Structural','Equipment')
title ('Retrofitted Building (A)')
cd figure
saveas(gcf,'P_h3.jpg')
cd ..

figure
plot(RB_NCL,NC_Loss_SC_RB_B,RB_NCL,NC_Loss_NSC_RB_B,RB_NCL,NC_Loss_EC_RB_B,RB_NCL,NC_TotalLoss_RB_B,'linewidth',1.5); box on; grid on;
xlabel ('SaT1 (g)')
ylabel ('Expected Non-Collapse Loss ($)')
legend('Structural','Non-Structural','Equipment','Total')
title ('Retrofitted Building (B)')
cd figure
saveas(gcf,'P_h4.jpg')
cd ..
%% part i)%%%%%%%%%%%%%%%%%%%%%%%%%%%%% Total expected collapse losses %%%%%%%%%%%%%%%%%%%%%%%%%%%%%%%%%%%%%%%%%%%%%%%%%%%%%%%%%%%%%%%%%%%%%%%%%
LT_A=1500000;
LT_B=6000000;
P_EB_C=interp1(SaT1,P_EB_Collapse,EB_NCL'); % probability of collapse in each ground motion (ex 0.11g 0.22g...)
P_RB_C=interp1(SaT1,P_RB_Collapse,RB_NCL'); % probability of collapse in each ground motion (ex 0.11g 0.22g...)
Total_Loss_C_EB_A=P_EB_C*LT_A;
Total_Loss_C_EB_B=P_EB_C*LT_B;
Total_Loss_C_RB_A=P_RB_C*LT_A;
Total_Loss_C_RB_B=P_RB_C*LT_B;
figure
plot(EB_NCL,Total_Loss_C_EB_A,'linewidth',1.5); box on; grid on;
xlabel ('SaT1 (g)')
ylabel ('Expected Collapse Loss ($)')
title ('Existing Building (A)')
cd figure
saveas(gcf,'P_i1.jpg')
cd ..

figure
plot(EB_NCL,Total_Loss_C_EB_B,'linewidth',1.5); box on; grid on;
xlabel ('SaT1 (g)')
ylabel ('Expected Collapse Loss ($)')
title ('Existing Building (B)')
cd figure
saveas(gcf,'P_i2.jpg')
cd ..

figure
plot(RB_NCL,Total_Loss_C_RB_A,'linewidth',1.5); box on; grid on;
xlabel ('SaT1 (g)')
ylabel ('Expected Collapse Loss ($)')
title ('Retrofitted Building (A)')
cd figure
saveas(gcf,'P_i3.jpg')
cd ..

figure
plot(RB_NCL,Total_Loss_C_RB_B,'linewidth',1.5); box on; grid on;
xlabel ('SaT1 (g)')
ylabel ('Expected Collapse Loss ($)')
title ('Retrofitted Building (B)')
cd figure
saveas(gcf,'P_i4.jpg')
cd ..

%% part j)%%%%%%%%%%%%%%%%%%%%%%%%%%%%% total probability theorem of the expected direct loss %%%%%%%%%%%%%%%%%%%%%%%%%%%%%%%%%%%%%%%%%%%%%%%%%%%%%%%%%%%%%%%%%%%%%%%%%
TotalLoss_EB_A=Total_Loss_C_EB_A+NC_TotalLoss_EB_A;
TotalLoss_EB_B=Total_Loss_C_EB_B+NC_TotalLoss_EB_B;
TotalLoss_RB_A=Total_Loss_C_RB_A+NC_TotalLoss_RB_A;
TotalLoss_RB_B=Total_Loss_C_RB_B+NC_TotalLoss_RB_B;

figure 
plot(EB_NCL,NC_Loss_SC_EB_A,EB_NCL,NC_Loss_NSC_EB_A,EB_NCL,NC_Loss_EC_EB_A,EB_NCL,NC_TotalLoss_EB_A,EB_NCL,Total_Loss_C_EB_A,EB_NCL,TotalLoss_EB_A,'linewidth',1.5); box on; grid on
xlabel ('SaT1 (g)')
ylabel ('Expected Non-Collapse Loss ($)')
legend('Structural','Non-Structural','Equipment','Total NC','Collpase','Total Direct Loss','location','northwest')
title ('Existing Building (A)')
cd figure
saveas(gcf,'P_j1.jpg')
cd ..

figure
plot(EB_NCL,NC_Loss_SC_EB_B,EB_NCL,NC_Loss_NSC_EB_B,EB_NCL,NC_Loss_EC_EB_B,EB_NCL,NC_TotalLoss_EB_B,EB_NCL,Total_Loss_C_EB_B,EB_NCL,TotalLoss_EB_B,'linewidth',1.5); box on; grid on
xlabel ('SaT1 (g)')
ylabel ('Expected Non-Collapse Loss ($)')
legend('Structural','Non-Structural','Equipment','Total NC','Collpase','Total Direct Loss','location','northwest')
title ('Existing Building (B)')
cd figure
saveas(gcf,'P_j2.jpg')
cd ..

figure 
plot(RB_NCL,NC_Loss_SC_RB_A,RB_NCL,NC_Loss_NSC_RB_A,RB_NCL,NC_Loss_EC_RB_A,RB_NCL,NC_TotalLoss_RB_A,RB_NCL,Total_Loss_C_RB_A,RB_NCL,TotalLoss_RB_A,'linewidth',1.5); box on; grid on
xlabel ('SaT1 (g)')
ylabel ('Expected Non-Collapse Loss ($)')
legend('Structural','Non-Structural','Equipment','Total NC','Collpase','Total Direct Loss','location','northwest')
title ('Retrofitted Building (A)')
cd figure
saveas(gcf,'P_j3.jpg')
cd ..

figure
plot(RB_NCL,NC_Loss_SC_RB_B,RB_NCL,NC_Loss_NSC_RB_B,RB_NCL,NC_Loss_EC_RB_B,RB_NCL,NC_TotalLoss_RB_B,RB_NCL,Total_Loss_C_RB_B,RB_NCL,TotalLoss_RB_B,'linewidth',1.5); box on; grid on
xlabel ('SaT1 (g)')
ylabel ('Expected Non-Collapse Loss ($)')
legend('Structural','Non-Structural','Equipment','Total NC','Collpase','Total Direct Loss','location','northwest')
title ('Retrofitted Building (B)')
cd figure
saveas(gcf,'P_j4.jpg')
cd ..

%% part k)%%%%%%%%%%%%%%%%%%%%%%%%%%%%% Compute the expected annual direct losses and total direct losses over a 10-year period%%%%%%%%%%%%%%%%%%%%%%%%%%%%%%%%%%%%%%%%%%%%%%%%%%%%%%%%%%%%%%%%%%%%%%%%%
% Existing Building
lambda_EB_A=interp1(SaT1,abs(d_lambda_A),EB_NCL'); % d_lambda_A is the slope of the building A Hazard Curve; Computed in part f
lambda_EB_B=interp1(SaT1,abs(d_lambda_B),EB_NCL'); % d_lambda_B is the slope of the building B Hazard Curve; Computed in part f
Annual_direct_losses_EB_A= TotalLoss_EB_A.*lambda_EB_A*0.11;
Annual_direct_losses_EB_B= TotalLoss_EB_B.*lambda_EB_B*0.11;

% Retrofitted Building
lambda_RB_A=interp1(SaT1,abs(d_lambda_A),RB_NCL'); % d_lambda_A is the slope of the building A Hazard Curve; Computed in part f
lambda_RB_B=interp1(SaT1,abs(d_lambda_B),RB_NCL'); % d_lambda_B is the slope of the building B Hazard Curve; Computed in part f
Annual_direct_losses_RB_A= TotalLoss_RB_A.*lambda_RB_A*0.11;
Annual_direct_losses_RB_B= TotalLoss_RB_B.*lambda_RB_B*0.11;

sum_Annual_direct_losses_EB_A=sum(Annual_direct_losses_EB_A);
sum_Annual_direct_losses_EB_B=sum(Annual_direct_losses_EB_B);
sum_Annual_direct_losses_RB_A=sum(Annual_direct_losses_RB_A);
sum_Annual_direct_losses_RB_B=sum(Annual_direct_losses_RB_B);
display('Part k')
display (['Annual direct losses of EB(A) is ',num2str(sum_Annual_direct_losses_EB_A/1000),'k']);
display (['Annual direct losses of EB(B) is ',num2str(sum_Annual_direct_losses_EB_B/1000),'k']);
display (['Annual direct losses of RB(A) is ',num2str(sum_Annual_direct_losses_RB_A/1000),'k']);
display (['Annual direct losses of RB(B) is ',num2str(sum_Annual_direct_losses_RB_B/1000),'k']);
display (['Total direct losses over a 10-year period of EB(A) is ',num2str(sum_Annual_direct_losses_EB_A/100),'k']);
display (['Total direct losses over a 10-year period of EB(B) is ',num2str(sum_Annual_direct_losses_EB_B/100),'k']);
display (['Total direct losses over a 10-year period of RB(A) is ',num2str(sum_Annual_direct_losses_RB_A/100),'k']);
display (['Total direct losses over a 10-year period of RB(B) is ',num2str(sum_Annual_direct_losses_RB_B/100),'k']);


%% part l)%%%%%%%%%%%%%%%%%%%%%%%%%%%%% Indirect Loss of Non-collapse & collapse %%%%%%%%%%%%%%%%%%%%%%%%%%%%%%%%%%%%%%%%%%%%%%%%%%%%%%%%%%%%%%%%%%%%%%%%%
Time_SD=[30 240 480];   % time for structural damage. [DS2 DS3 DS4]
Time_NSD=[10 120 240];  % time for non-structural damage. [DS2 DS3 DS4]
Time_ED=[0 30 120];   % time for equipment damage. [DS2 DS3 DS4]
Time_Collapse=730;      % time for collapse damage. [DS2 DS3 DS4]

% Existing Building
for case_number=1:3
    switch case_number
        case 1
            log_DS=[SC_DS1, SC_DS2, SC_DS3, SC_DS4];
            Time=Time_SD;
            std_DS=SC_std_DS;
            u_ln_EB=u_ln_EB_SDR;
            sigma_ln_EB=sigma_ln_EB_SDR;
        case 2
            log_DS=[NSC_DS1, NSC_DS2, NSC_DS3, NSC_DS4];
            Time=Time_NSD;
            std_DS=NSC_std_DS;
            u_ln_EB=u_ln_EB_SDR;
            sigma_ln_EB=sigma_ln_EB_SDR;
        case 3
            log_DS=[EC_DS1, EC_DS2, EC_DS3, EC_DS4];
            Time=Time_ED;
            std_DS=EC_std_DS;
            u_ln_EB=u_ln_EB_PFA;
            sigma_ln_EB=sigma_ln_EB_PFA;
    end
    num_simulations=1000;
    repair_time_temp_EB=0;
    for Sa_level=1:length(EB_NCL)
        for Simulations=1:num_simulations
            for story=1:NS
                u1=rand();  % create a random probability for SDR
                u1_SDR=logninv(u1, u_ln_EB{story}(Sa_level),sigma_ln_EB{story}(Sa_level));
                P_DS=logncdf(u1_SDR,log_DS,std_DS);
                u2=rand();  % create a random value for design DS
                if u2<P_DS(4)
                    repair_time_temp_EB=Time(3);
                elseif u2<P_DS(3)
                    repair_time_temp_EB=Time(2);
                elseif u2<P_DS(2)
                    repair_time_temp_EB=Time(1);    
                end
                repair_time_temp2_EB(story)=repair_time_temp_EB;
            end
            repair_time_temp3_EB(Simulations)=max(repair_time_temp2_EB);
        end
        repair_time_EB(case_number,Sa_level)=sum(repair_time_temp3_EB)/num_simulations; % SC, NSC & EC repair time at each ground motion
    end
end   
max_repair_time_EB=max(repair_time_EB); % maximum repair time(SC, NSC & EC) for each ground motion

% Retrofitted Building
for case_number=1:3
    switch case_number
        case 1
            log_DS=[SC_DS1, SC_DS2, SC_DS3, SC_DS4];
            Time=Time_SD;
            std_DS=SC_std_DS;
            u_ln_RB=u_ln_RB_SDR;
            sigma_ln_RB=sigma_ln_RB_SDR;
        case 2
            log_DS=[NSC_DS1, NSC_DS2, NSC_DS3, NSC_DS4];
            Time=Time_NSD;
            std_DS=NSC_std_DS;
            u_ln_RB=u_ln_RB_SDR;
            sigma_ln_RB=sigma_ln_RB_SDR;
        case 3
            log_DS=[EC_DS1, EC_DS2, EC_DS3, EC_DS4];
            Time=Time_ED;
            std_DS=EC_std_DS;
            u_ln_RB=u_ln_RB_PFA;
            sigma_ln_RB=sigma_ln_RB_PFA;
    end
    num_simulations=1000;
    repair_time_temp_RB=0;
    for Sa_level=1:length(RB_NCL)
        for Simulations=1:num_simulations
            for story=1:NS
                u1=rand();  % create a random probability for SDR
                u1_SDR=logninv(u1, u_ln_RB{story}(Sa_level),sigma_ln_RB{story}(Sa_level));
                P_DS=logncdf(u1_SDR,log_DS,std_DS);
                u2=rand();  % create a random value for design DS
                if u2<P_DS(4)
                    repair_time_temp_RB=Time(3);
                elseif u2<P_DS(3)
                    repair_time_temp_RB=Time(2);
                elseif u2<P_DS(2)
                    repair_time_temp_RB=Time(1);    
                end
                repair_time_temp2_RB(story)=repair_time_temp_RB;
            end
            repair_time_temp3_RB(Simulations)=max(repair_time_temp2_RB);
        end
        repair_time_RB(case_number,Sa_level)=sum(repair_time_temp3_RB)/num_simulations; % SC, NSC & EC repair time at each ground motion
    end
end   
max_repair_time_RB=max(repair_time_RB); % maximum repair time(SC, NSC & EC) for each ground motion

% Indirect Down time Loss NC
down_time_loss_NC_EB_A=max_repair_time_EB*400.*P_EB_NC;
down_time_loss_NC_EB_B=max_repair_time_EB*5000.*P_EB_NC;
down_time_loss_NC_RB_A=max_repair_time_RB*400.*P_RB_NC;
down_time_loss_NC_RB_B=max_repair_time_RB*5000.*P_RB_NC;

% Indirect Down time Loss C
down_time_loss_C_EB_A=730*400.*P_EB_C;
down_time_loss_C_EB_B=730*5000.*P_EB_C;
down_time_loss_C_RB_A=730*400.*P_RB_C;
down_time_loss_C_RB_B=730*5000.*P_RB_C;

% Indirect Down time Total Loss
down_time_totalloss_EB_A=down_time_loss_NC_EB_A+down_time_loss_C_EB_A;
down_time_totalloss_EB_B=down_time_loss_NC_EB_B+down_time_loss_C_EB_B;
down_time_totalloss_RB_A=down_time_loss_NC_RB_A+down_time_loss_C_RB_A;
down_time_totalloss_RB_B=down_time_loss_NC_RB_B+down_time_loss_C_RB_B;

figure 
plot(EB_NCL,NC_Loss_SC_EB_A,EB_NCL,NC_Loss_NSC_EB_A,EB_NCL,NC_Loss_EC_EB_A,EB_NCL,NC_TotalLoss_EB_A,EB_NCL,Total_Loss_C_EB_A,EB_NCL,TotalLoss_EB_A,EB_NCL,down_time_totalloss_EB_A,'--','linewidth',1.5); box on; grid on
xlabel ('SaT1 (g)')
ylabel ('Expected Non-Collapse Loss ($)')
legend('Structural','Non-Structural','Equipment','Total NC','Collpase','Total Direct Loss','Total Indirect Loss','location','northwest')
title ('Existing Building (A)')
cd figure
saveas(gcf,'P_l1.jpg')
cd ..

figure
plot(EB_NCL,NC_Loss_SC_EB_B,EB_NCL,NC_Loss_NSC_EB_B,EB_NCL,NC_Loss_EC_EB_B,EB_NCL,NC_TotalLoss_EB_B,EB_NCL,Total_Loss_C_EB_B,EB_NCL,TotalLoss_EB_B,EB_NCL,down_time_totalloss_EB_B,'--','linewidth',1.5); box on; grid on
xlabel ('SaT1 (g)')
ylabel ('Expected Non-Collapse Loss ($)')
legend('Structural','Non-Structural','Equipment','Total NC','Collpase','Total Direct Loss','Total Indirect Loss','location','northwest')
title ('Existing Building (B)')
cd figure
saveas(gcf,'P_l2.jpg')
cd ..

figure 
plot(RB_NCL,NC_Loss_SC_RB_A,RB_NCL,NC_Loss_NSC_RB_A,RB_NCL,NC_Loss_EC_RB_A,RB_NCL,NC_TotalLoss_RB_A,RB_NCL,Total_Loss_C_RB_A,RB_NCL,TotalLoss_RB_A,RB_NCL,down_time_totalloss_RB_A,'--','linewidth',1.5); box on; grid on
xlabel ('SaT1 (g)')
ylabel ('Expected Non-Collapse Loss ($)')
legend('Structural','Non-Structural','Equipment','Total NC','Collpase','Total Direct Loss','Total Indirect Loss','location','northwest')
title ('Retrofitted Building (A)')
cd figure
saveas(gcf,'P_l3.jpg')
cd ..

figure
plot(RB_NCL,NC_Loss_SC_RB_B,RB_NCL,NC_Loss_NSC_RB_B,RB_NCL,NC_Loss_EC_RB_B,RB_NCL,NC_TotalLoss_RB_B,RB_NCL,Total_Loss_C_RB_B,RB_NCL,TotalLoss_RB_B,RB_NCL,down_time_totalloss_RB_B,'--','linewidth',1.5); box on; grid on
xlabel ('SaT1 (g)')
ylabel ('Expected Non-Collapse Loss ($)')
legend('Structural','Non-Structural','Equipment','Total NC','Collpase','Total Direct Loss','Total Indirect Loss','location','northwest')
title ('Retrofitted Building (B)')
cd figure
saveas(gcf,'P_l4.jpg')
cd ..
%% part m)%%%%%%%%%%%%%%%%%%%%%%%%%%%%% Compute the expected loss(direct and indirect) %%%%%%%%%%%%%%%%%%%%%%%%%%%%%%%%%%%%%%%%%%%%%%%%%%%%%%%%%%%%%%%%%%
figure 
plot(EB_NCL,NC_Loss_SC_EB_A,EB_NCL,NC_Loss_NSC_EB_A,EB_NCL,NC_Loss_EC_EB_A,EB_NCL,NC_TotalLoss_EB_A,EB_NCL,Total_Loss_C_EB_A,EB_NCL,TotalLoss_EB_A,EB_NCL,down_time_totalloss_EB_A,'--',EB_NCL,TotalLoss_EB_A+down_time_totalloss_EB_A,'-.','linewidth',1.5); box on; grid on
xlabel ('SaT1 (g)')
ylabel ('Expected Non-Collapse Loss ($)')
legend('Structural','Non-Structural','Equipment','Total NC','Collpase','Total Direct Loss','Total Indirect Loss','Indirect + Direct','location','northwest')
title ('Existing Building (A)')
cd figure
saveas(gcf,'P_m1.jpg')
cd ..

figure
plot(EB_NCL,NC_Loss_SC_EB_B,EB_NCL,NC_Loss_NSC_EB_B,EB_NCL,NC_Loss_EC_EB_B,EB_NCL,NC_TotalLoss_EB_B,EB_NCL,Total_Loss_C_EB_B,EB_NCL,TotalLoss_EB_B,EB_NCL,down_time_totalloss_EB_B,'--',EB_NCL,TotalLoss_EB_B+down_time_totalloss_EB_B,'-.','linewidth',1.5); box on; grid on
xlabel ('SaT1 (g)')
ylabel ('Expected Non-Collapse Loss ($)')
legend('Structural','Non-Structural','Equipment','Total NC','Collpase','Total Direct Loss','Total Indirect Loss','Indirect + Direct','location','northwest')
title ('Existing Building (B)')
cd figure
saveas(gcf,'P_m2.jpg')
cd ..

figure 
plot(RB_NCL,NC_Loss_SC_RB_A,RB_NCL,NC_Loss_NSC_RB_A,RB_NCL,NC_Loss_EC_RB_A,RB_NCL,NC_TotalLoss_RB_A,RB_NCL,Total_Loss_C_RB_A,RB_NCL,TotalLoss_RB_A,RB_NCL,down_time_totalloss_RB_A,'--',RB_NCL,TotalLoss_RB_A+down_time_totalloss_RB_A,'-.','linewidth',1.5); box on; grid on
xlabel ('SaT1 (g)')
ylabel ('Expected Non-Collapse Loss ($)')
legend('Structural','Non-Structural','Equipment','Total NC','Collpase','Total Direct Loss','Total Indirect Loss','Indirect + Direct','location','northwest')
title ('Retrofitted Building (A)')
cd figure
saveas(gcf,'P_m3.jpg')
cd ..

figure
plot(RB_NCL,NC_Loss_SC_RB_B,RB_NCL,NC_Loss_NSC_RB_B,RB_NCL,NC_Loss_EC_RB_B,RB_NCL,NC_TotalLoss_RB_B,RB_NCL,Total_Loss_C_RB_B,RB_NCL,TotalLoss_RB_B,RB_NCL,down_time_totalloss_RB_B,'--',RB_NCL,TotalLoss_RB_B+down_time_totalloss_RB_B,'-.','linewidth',1.5); box on; grid on
xlabel ('SaT1 (g)')
ylabel ('Expected Non-Collapse Loss ($)')
legend('Structural','Non-Structural','Equipment','Total NC','Collpase','Total Direct Loss','Total Indirect Loss','Indirect + Direct','location','northwest')
title ('Retrofitted Building (B)')
cd figure
saveas(gcf,'P_m4.jpg')
cd ..
%% part n)%%%%%%%%%%%%%%%%%%%%%%%%%%%%% Compute the expected loss(direct and indirect) %%%%%%%%%%%%%%%%%%%%%%%%%%%%%%%%%%%%%%%%%%%%%%%%%%%% 
% Existing Building
lambda_EB_A=interp1(SaT1,abs(d_lambda_A),EB_NCL'); % d_lambda_A is the slope of the building A Hazard Curve; Computed in part f
lambda_EB_B=interp1(SaT1,abs(d_lambda_B),EB_NCL'); % d_lambda_B is the slope of the building B Hazard Curve; Computed in part f
Annual_direct_losses_EB_A= (TotalLoss_EB_A+down_time_totalloss_EB_A).*lambda_EB_A*0.11;
Annual_direct_losses_EB_B= (TotalLoss_EB_B+down_time_totalloss_EB_B).*lambda_EB_B*0.11;

% Retrofitted Building
lambda_RB_A=interp1(SaT1,abs(d_lambda_A),RB_NCL'); % d_lambda_A is the slope of the building A Hazard Curve; Computed in part f
lambda_RB_B=interp1(SaT1,abs(d_lambda_B),RB_NCL'); % d_lambda_B is the slope of the building B Hazard Curve; Computed in part f
Annual_direct_losses_RB_A= (TotalLoss_RB_A+down_time_totalloss_RB_A).*lambda_RB_A*0.11;
Annual_direct_losses_RB_B= (TotalLoss_RB_B+down_time_totalloss_RB_B).*lambda_RB_B*0.11;

sum_Annual_direct_losses_EB_A=sum(Annual_direct_losses_EB_A);
sum_Annual_direct_losses_EB_B=sum(Annual_direct_losses_EB_B);
sum_Annual_direct_losses_RB_A=sum(Annual_direct_losses_RB_A);
sum_Annual_direct_losses_RB_B=sum(Annual_direct_losses_RB_B);
display('Part n')
display (['Annual direct & indirect losses of EB(A) is ',num2str(sum_Annual_direct_losses_EB_A/1000),'k']);
display (['Annual direct & indirect losses of EB(B) is ',num2str(sum_Annual_direct_losses_EB_B/1000),'k']);
display (['Annual direct & indirect losses of RB(A) is ',num2str(sum_Annual_direct_losses_RB_A/1000),'k']);
display (['Annual direct & indirect losses of RB(B) is ',num2str(sum_Annual_direct_losses_RB_B/1000),'k']);
display (['Total direct & indirect losses over a 10-year period of EB(A) is ',num2str(sum_Annual_direct_losses_EB_A/100),'k']);
display (['Total direct & indirect losses over a 10-year period of EB(B) is ',num2str(sum_Annual_direct_losses_EB_B/100),'k']);
display (['Total direct & indirect losses over a 10-year period of RB(A) is ',num2str(sum_Annual_direct_losses_RB_A/100),'k']);
display (['Total direct & indirect losses over a 10-year period of RB(B) is ',num2str(sum_Annual_direct_losses_RB_B/100),'k']);

%% part o)%%%%%%%%%%%%%%%%%%%%%%%%%%%%% Perform a deaggregation on magnitude and distance at Sa_MCE %%%%%%%%%%%%%%%%%%%%%%%%%%%%%%%%%%%%%%%%%%%%%%%%%%%%
% input data
m_min=6;
m_max=8;
L=120;  % km
L_A=20; % km
L_B=120-75; % km
D_A=10; % km
D_B=50; % km
dIM=0.01;
SaT1=0:dIM:4.5; % set up pga
n=length(SaT1); % number of terms
m=linspace(m_min,m_max,10); % Magnitude of the earthquake
b=1;
lamda_m_min=0.01;
r=linspace(10,110,10);        % Distance from the site
load ('PSHA');

% analysis
% Characterizing Distribution of Earthquake Magnitudes
% lamda_m=10^(a-b*m); % lamda_m is number of earthquake with magnitude > m per year
FM=(1-10.^(-b*(m-m_min)))/(1-10.^(-b*(m_max-m_min)));   %  m_min < m < m_max
fM=b*log(10)*10.^(-b*(m-m_min))/(1-10.^(-b*(m_max-m_min))); 
% probability P(M=m);
for i=1:length(FM)
    if i==1
        P_m(i)=FM(i);
    else
        P_m(i)=FM(i)-FM(i-1);
    end
end

% Characterizing Distribution of Distances to Future Earthquakes
% for building A
% compute FR
for i=1:length(r)
    if r(i) <= D_A
        FR_A(i)=0;
    else if r(i) <= sqrt(L_A^2 + D_A^2) && D_A <= r(i)
            FR_A(i)=2*(sqrt(r(i)^2-D_A^2))/L;
        else if r(i) >= sqrt(L_A^2 + D_A^2) && sqrt((L-L_A)^2 + D_A^2) >= r(i)
                FR_A(i)=(L_A+(sqrt(r(i)^2-D_A^2)))/L;
            else
                FR_A(i)=1;
            end
        end
    end
end
% compute fR
for i=1:length(r) 
    if r(i) <= sqrt(L_A^2 + D_A^2) && D_A <= r(i)
        fR_A(i)=2*(r(i)^2-D_A^2)^(-1/2)*r(i)/L;
    else
        fR_A(i)=0;
    end
end
% probability P(R=r);
for i=1:length(FR_A)
    if i==1
        P_r_A(i)=FR_A(i);
    else
        P_r_A(i)=FR_A(i)-FR_A(i-1);
    end
end

for i=1:length(r)
    if r(i) <= D_B
        FR_B(i)=0;
    else if r(i) <= sqrt(L_B^2 + D_B^2) && D_B <= r(i)
            FR_B(i)=2*(sqrt(r(i)^2-D_B^2))/L;
        else if r(i) >= sqrt(L_B^2 + D_B^2) && sqrt((L-L_B)^2 + D_B^2) >= r(i)
                FR_B(i)=(L_B+(sqrt(r(i)^2-D_B^2)))/L;
            else
                FR_B(i)=1;
            end
        end
    end
end
% compute fR
for i=1:length(r) 
    if r(i) <= sqrt(L_B^2 + D_B^2) && D_B <= r(i)
        fR_B(i)=2*(r(i)^2-D_B^2)^(-1/2)*r(i)/L;
    else
        fR_B(i)=0;
    end
end
% probability P(R=r);
for i=1:length(FR_B)
    if i==1
        P_r_B(i)=FR_B(i);
    else
        P_r_B(i)=FR_B(i)-FR_B(i-1);
    end
end


lambda_MCE_A = interp1(SaT1,P_PSHA_A,MCE_A);
lambda_MCE_B = interp1(SaT1,P_PSHA_B,MCE_B);
sigmaln_SaT1=0.6;
P_PSHA_A=zeros(1,length(SaT1));
P_PSHA_B=zeros(1,length(SaT1));
for i=1:length(r)
    for j=1:length(r)
        uln_SaT1=0.420+0.073*(m(i)-6.75)+(-0.59+0.0293*(m(i)-4.5))*log(r(j))-0.007*(r(j)-1)+0.5646;
        P_SaT1_A=1-normcdf(log(MCE_A),uln_SaT1,sigmaln_SaT1); % probability of pga > x
        P_SaT1_B=1-normcdf(log(MCE_B),uln_SaT1,sigmaln_SaT1); % probability of pga > x
        % combine Probability SaT1>x at all magnitude and distance
        P_MR_A(i,j)=(lamda_m_min*P_SaT1_A*P_m(i)*P_r_A(j))/lambda_MCE_A;
        P_MR_B(i,j)=(lamda_m_min*P_SaT1_B*P_m(i)*P_r_B(j))/lambda_MCE_B;
    end
end

figure
bar3(P_MR_A,0.5);xlabel('Distance (Site-to-Fault) (km)');ylabel('Magnitude');zlabel('Probability of Exceedence')
title('Deaggregation at Building A with MCE-A');grid on; 
set(gca,'xticklabel',r);set(gca,'yticklabel',m-0.5)
cd figure
saveas(gcf,'P_o1.jpg')
cd ..
figure
bar3(P_MR_B,0.5);xlabel('Distance (Site-to-Fault) (km)');ylabel('Magnitude');zlabel('Probability of Exceedence')
title('Deaggregation at Building B with MCE-B');grid on; 
set(gca,'xticklabel',r);set(gca,'yticklabel',m-0.5)
cd figure
saveas(gcf,'P_o2.jpg')
cd ..
